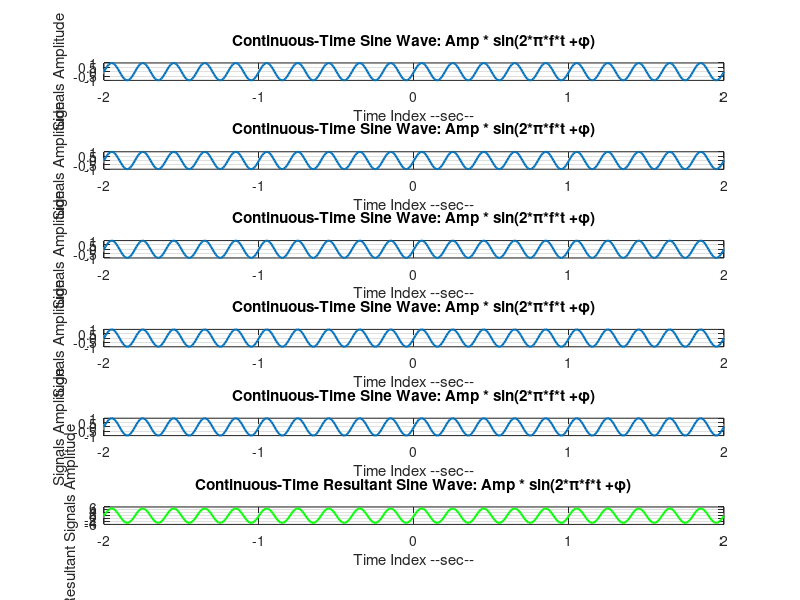

Reproduce this figure in MATLAB.
clc;
clear;
close all;

amount = input('How many signals will you be plotting? ');

Amp = 1;
time = -2: 0.01 : 2;
phase = 0;
resultant = 0;

for i = 1 : 1: amount 
   freq = input('Enter frequency of this signal? '); 
   sig = Amp * sin(2* pi * freq * time + phase);
   resultant = resultant + sig;
   
   figure(1)
   subplot(amount+1,1,i)
    plot(time,sig,'linewidth', 1.5)
    title('Continuous-Time Sine Wave: Amp * sin(2*\pi*f*t +\phi)') ;
    xlabel('Time Index --sec--')
    ylabel('Signals Amplitude') 
    axis([time(1) time(end) -Amp Amp]) 
    grid;
end

subplot(amount + 1,1, amount+1);
plot(time,resultant,  'g', 'linewidth', 1.5)
title('Continuous-Time Resultant Sine Wave: Amp * sin(2*\pi*f*t +\phi)') ;
xlabel('Time Index --sec--')
ylabel('Resultant Signals Amplitude') 
grid